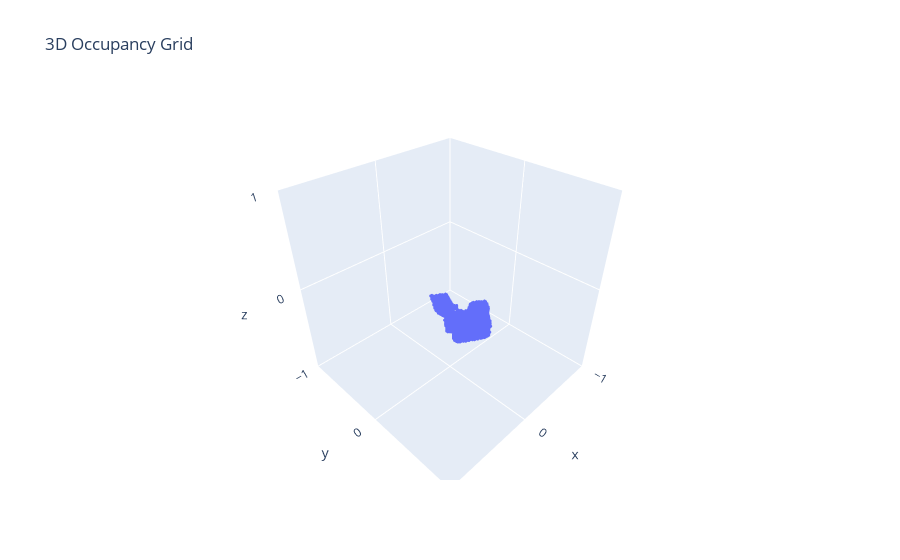

Source (notebook cell):
### Code cell
# Load the occupancy data from the .npy file
#occupancy_grid = np.load('./object_occupancy.npy')
occupancy_grid = np.load(r'object_occupancy.npy')
#G:\Mixed_Reality\cs\object_occupancy.npy
# Get the dimensions of the grid
grid_size = occupancy_grid.shape[0]

# Generate grid coordinates
x, y, z = np.meshgrid(np.linspace(-1, 1, grid_size), 
                      np.linspace(-1, 1, grid_size), 
                      np.linspace(-1, 1, grid_size),
                      indexing='ij')

# Filter coordinates based on occupancy
occupied_x = x[occupancy_grid]
occupied_y = y[occupancy_grid]
occupied_z = z[occupancy_grid]
print(np.min(occupied_x), np.max(occupied_x))
print(np.min(occupied_y), np.max(occupied_y))
print(np.min(occupied_z), np.max(occupied_z))

# Create a 3D scatter plot
occupancy = go.Scatter3d(x=occupied_x, y=occupied_y, z=occupied_z, mode='markers', marker=dict(size=1))
fig = go.Figure(data=[occupancy])

# Update layout
fig.update_layout(
    title="3D Occupancy Grid",
    scene=dict(
        xaxis=dict(nticks=4, range=[-1, 1]),
        yaxis=dict(nticks=4, range=[-1, 1]),
        zaxis=dict(nticks=4, range=[-1, 1]),
        aspectratio=dict(x=1, y=1, z=1)
    )
)

# Show plot
fig.show()

### Figure 1 — Plotly figure (JSON) as saved in the notebook; plotly's stock layout.template omitted (floating-point values rounded to 4 significant figures; data arrays with more than 128 entries replaced by an {"elided": "..."} marker saying what was removed)
{"data": [{"marker": {"size": 1}, "mode": "markers", "type": "scatter3d", "x": {"elided": "7913 float values"}, "y": {"elided": "7913 float values"}, "z": {"elided": "7913 float values"}}], "layout": {"scene": {"aspectratio": {"x": 1, "y": 1, "z": 1}, "xaxis": {"nticks": 4, "range": [-1, 1]}, "yaxis": {"nticks": 4, "range": [-1, 1]}, "zaxis": {"nticks": 4, "range": [-1, 1]}}, "title": {"text": "3D Occupancy Grid"}}}
